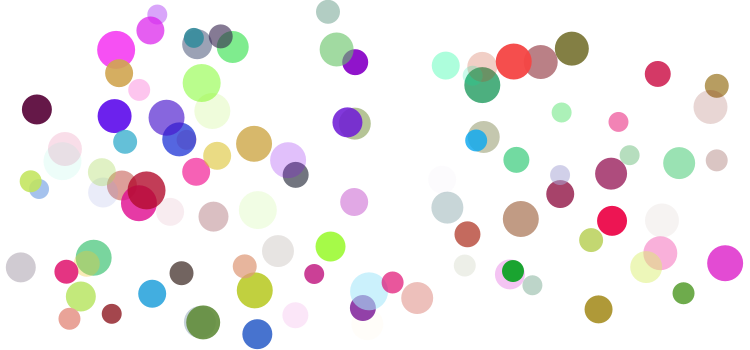
Frame 1 (no input)
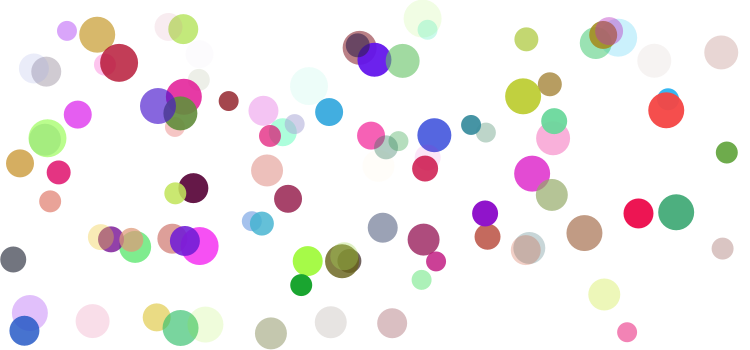
Frame 60 (the mouse pressed at the canvas centre just before this capture)
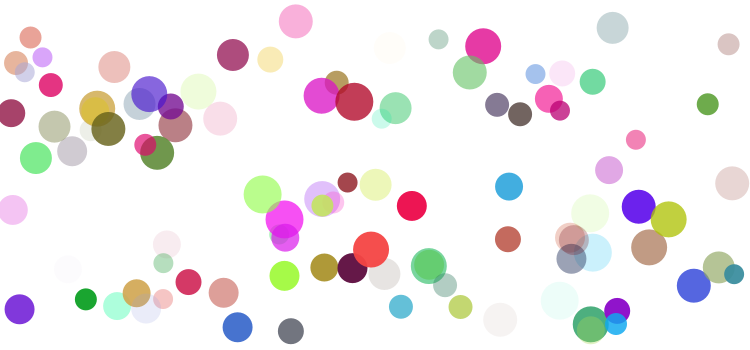
Frame 120 (the mouse held since frame 60 and released just before this capture)

The Processing sketch that drew these frames (run headless with seeded random() and noise(); from frame 60 on, the mouse is pressed at the canvas centre):

// Processing sketch: sketch02
// ── sketch02.pde
// 要素数１００個のBallクラス型配列ballsを生成
Ball[] balls = new Ball[100];

void setup() {
  size(750, 350);

  // ballsの要素のBallクラス型オブジェクトを生成
  for (int i = 0; i < balls.length; i++) {
    balls[i] = new Ball();
  }
}

void draw() {
  background(255);

  // ballsの要素全てに対してupdateメソッドとdisplayメソッドを実行
  for (int i = 0; i < balls.length; i++) {
    balls[i].update();
    balls[i].display();
  }
}

class Ball {
  // フィールド
  float x, y;
  float vx, vy;
  int radius;
  color c;

  // コンストラクタ
  Ball() {
    radius = (int)random(10, 20);
    x = random(radius, width-radius);
    y = random(radius, height-radius);
    vx = random(-5, 5);
    vy = random(-5, 5);
    c = color(random(255), random(255), random(255), random(255));
  }

  // メソッド
  void update() {
    x += vx;
    y += vy;
    if (x-radius <= 0 || x+radius >= width) {
      vx *= -1;
    }
    if (y-radius <= 0 || y+radius >= height) {
      vy *= -1;
    }
  }

  void display() {
    noStroke();
    fill(c);
    ellipse(x, y, 2*radius, 2*radius);
  }
}
